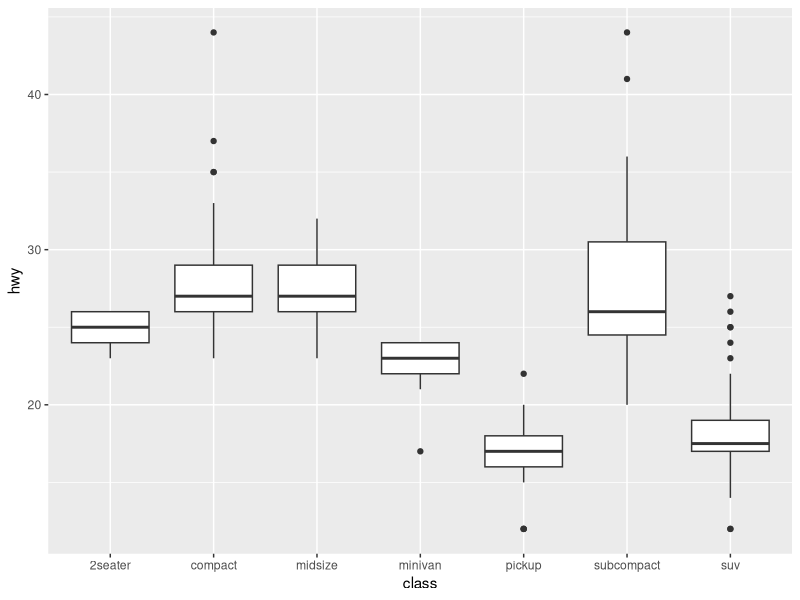
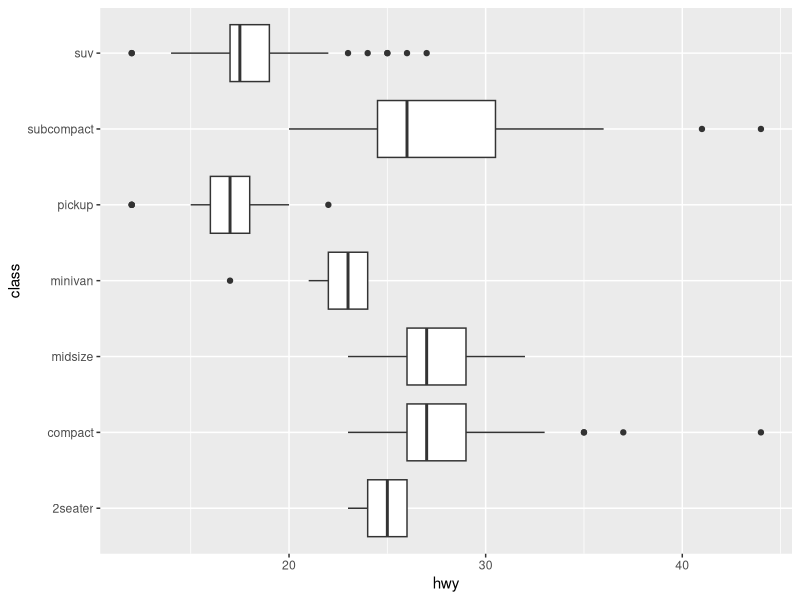
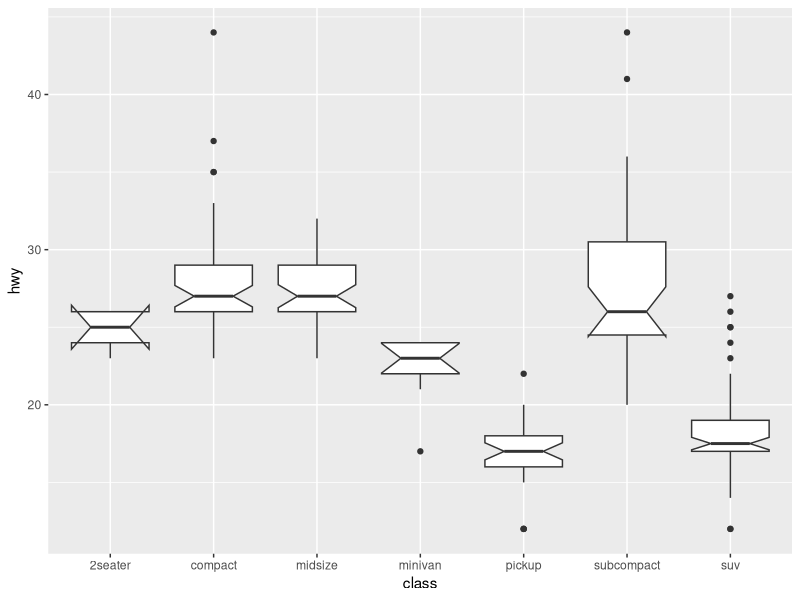
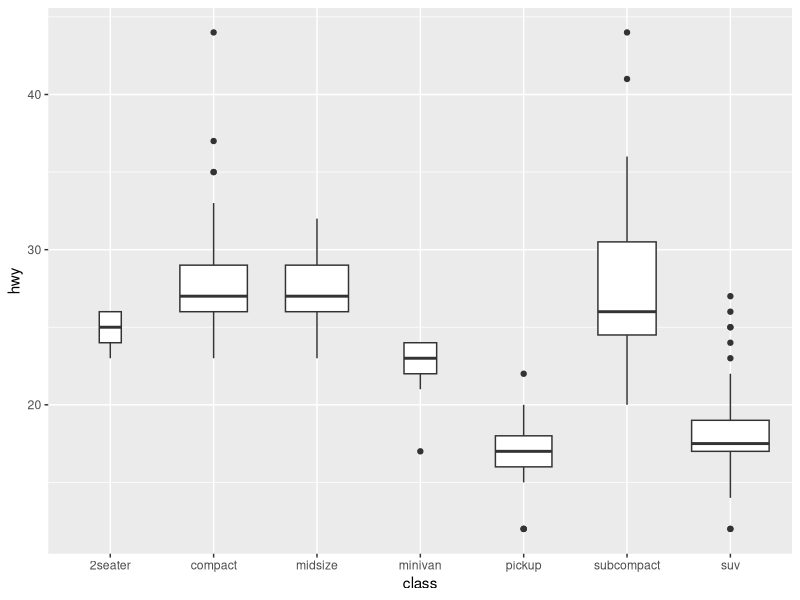
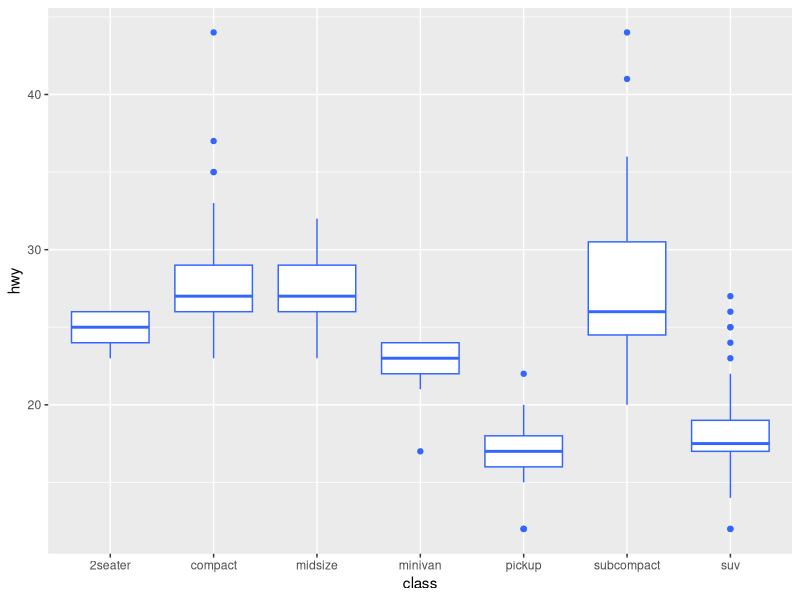
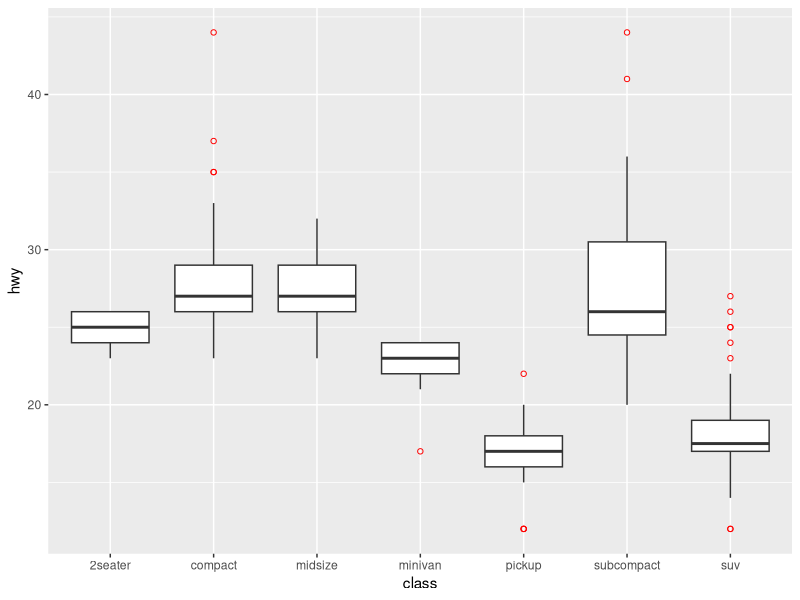
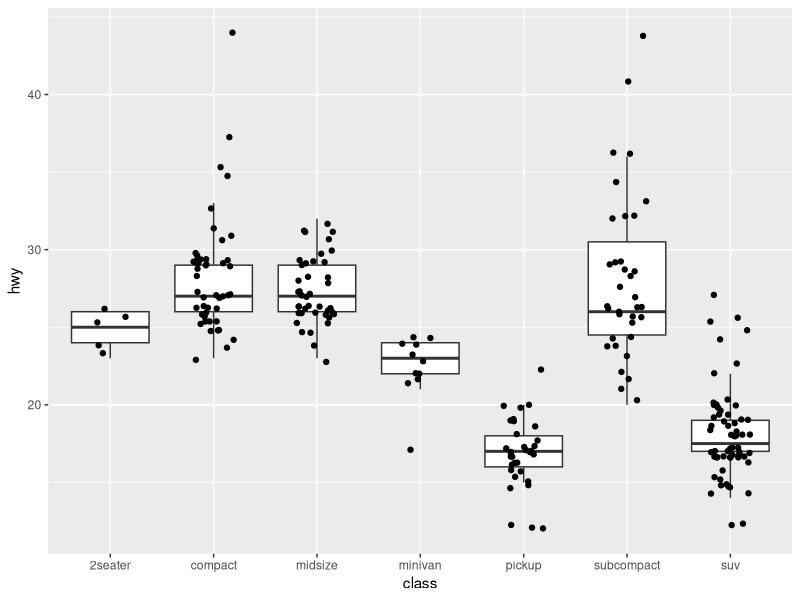
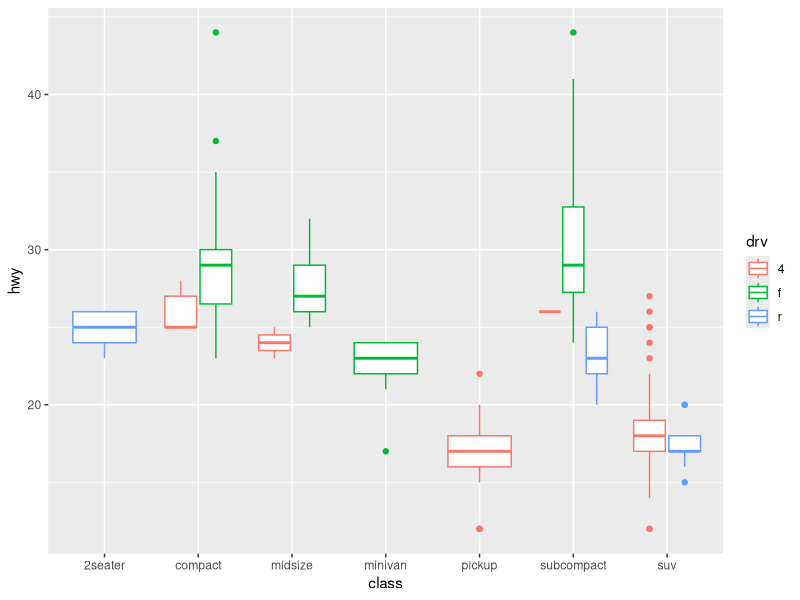

Here is the R script that generated these plots, in order:
# r2py crawler metadata
# package: ggplot2
# source_type: rd_example
# topic: geom_boxplot.Rd
# source_file: C:\Users\bened\AppData\Local\R\win-library\4.5\ggplot2\help
# lines: 46

suppressPackageStartupMessages(library(ggplot2))
p <- ggplot(mpg, aes(class, hwy))
p + geom_boxplot()
# Orientation follows the discrete axis
ggplot(mpg, aes(hwy, class)) + geom_boxplot()

p + geom_boxplot(notch = TRUE)
p + geom_boxplot(varwidth = TRUE)
p + geom_boxplot(fill = "white", colour = "#3366FF")
# By default, outlier points match the colour of the box. Use
# outlier.colour to override
p + geom_boxplot(outlier.colour = "red", outlier.shape = 1)
# Remove outliers when overlaying boxplot with original data points
p + geom_boxplot(outlier.shape = NA) + geom_jitter(width = 0.2)

# Boxplots are automatically dodged when any aesthetic is a factor
p + geom_boxplot(aes(colour = drv))

# You can also use boxplots with continuous x, as long as you supply
# a grouping variable. cut_width is particularly useful
ggplot(diamonds, aes(carat, price)) +
  geom_boxplot()
ggplot(diamonds, aes(carat, price)) +
  geom_boxplot(aes(group = cut_width(carat, 0.25)))
# Adjust the transparency of outliers using outlier.alpha
ggplot(diamonds, aes(carat, price)) +
  geom_boxplot(aes(group = cut_width(carat, 0.25)), outlier.alpha = 0.1)


# It's possible to draw a boxplot with your own computations if you
# use stat = "identity":
set.seed(1)
y <- rnorm(100)
df <- data.frame(
  x = 1,
  y0 = min(y),
  y25 = quantile(y, 0.25),
  y50 = median(y),
  y75 = quantile(y, 0.75),
  y100 = max(y)
)
ggplot(df, aes(x)) +
  geom_boxplot(
   aes(ymin = y0, lower = y25, middle = y50, upper = y75, ymax = y100),
   stat = "identity"
 )
